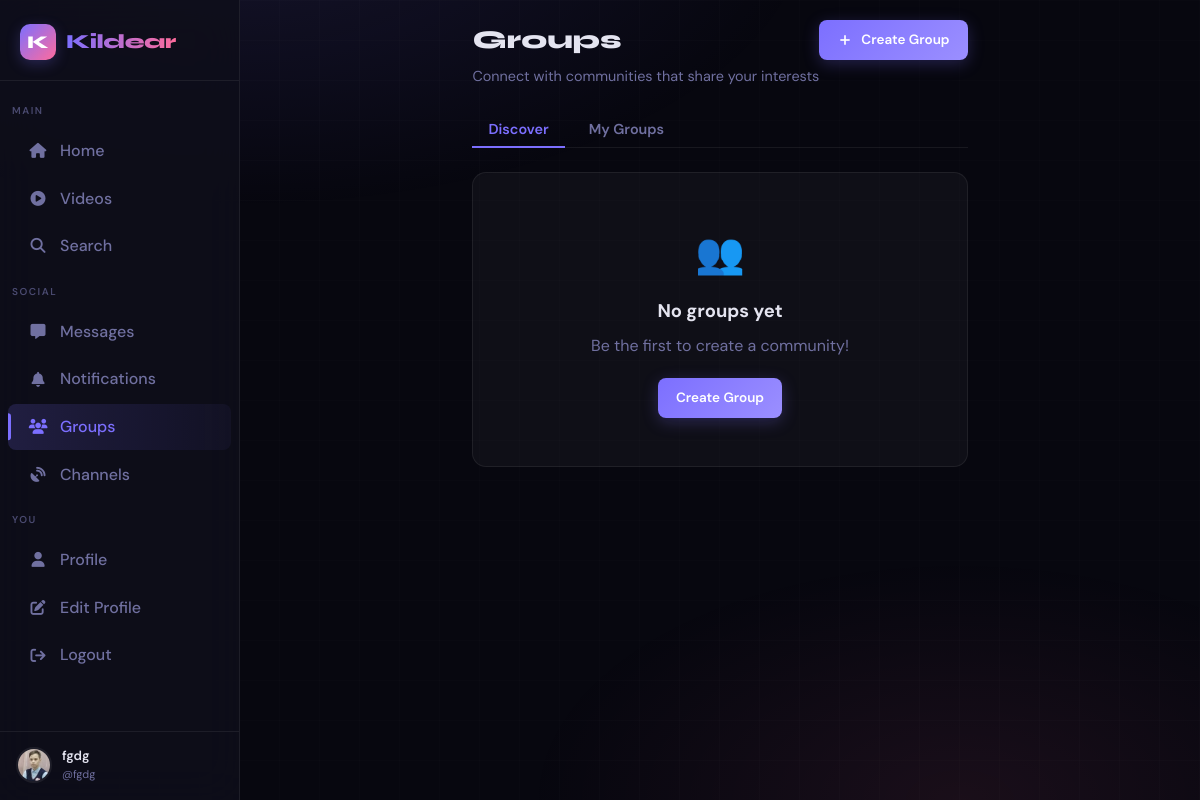
The page /groups (signed in) on the database its author committed.
### app.py (models this page shows, shortened)
class User(UserMixin, db.Model):
    id              = db.Column(db.Integer, primary_key=True)
    username        = db.Column(db.String(40), unique=True, nullable=False)
    email           = db.Column(db.String(120), unique=True, nullable=False)
    password_hash   = db.Column(db.String(256), nullable=False)
    display_name    = db.Column(db.String(60), default="")
    bio             = db.Column(db.String(500), default="")
    avatar          = db.Column(db.String(300), default="/static/default_avatar.png")
    cover_photo     = db.Column(db.String(300), default="")
    website         = db.Column(db.String(200), default="")
    location        = db.Column(db.String(100), default="")
    accent_color    = db.Column(db.String(7), default="#6c63ff")
    is_private      = db.Column(db.Boolean, default=False)
    is_verified     = db.Column(db.Boolean, default=False)
    is_banned       = db.Column(db.Boolean, default=False)
    is_admin        = db.Column(db.Boolean, default=False)
    is_online       = db.Column(db.Boolean, default=False)
    last_seen       = db.Column(db.DateTime, default=datetime.utcnow)
    created_at      = db.Column(db.DateTime, default=datetime.utcnow)
    two_factor_enabled = db.Column(db.Boolean, default=False)
    two_factor_secret  = db.Column(db.String(32), nullable=True)
    failed_logins   = db.Column(db.Integer, default=0)
    locked_until    = db.Column(db.DateTime, nullable=True)
    posts          = db.relationship("Post", backref="author", lazy="dynamic",
                                     foreign_keys="Post.user_id")
    sent_msgs      = db.relationship("Message", backref="sender", lazy="dynamic",
                                     foreign_keys="Message.sender_id")
    recv_msgs      = db.relationship("Message", backref="receiver", lazy="dynamic",
                                     foreign_keys="Message.receiver_id")
    notifications  = db.relationship("Notification", backref="recipient", lazy="dynamic",
                                     foreign_keys="Notification.user_id")
    comments       = db.relationship("Comment", backref="author", lazy="dynamic")
    owned_groups   = db.relationship("Group", backref="owner", lazy="dynamic")
    owned_channels = db.relationship("Channel", backref="owner", lazy="dynamic")
    login_history  = db.relationship("LoginHistory", backref="user", lazy="dynamic")
    blocked_users = db.relationship(
        "User", secondary=blocks,
        primaryjoin=blocks.c.blocker_id == id,
        secondaryjoin=blocks.c.blocked_id == id,
        backref=db.backref("blocked_by", lazy="dynamic"),
        lazy="dynamic",
    )
    following = db.relationship(
        "User", secondary=follows,
        primaryjoin=follows.c.follower_id == id,
        secondaryjoin=follows.c.followed_id == id,
        backref=db.backref("followers", lazy="dynamic"),
        lazy="dynamic",
    )

### app.py (the view)
@app.route("/groups")
@login_required
def groups():
    return render_template("groups.html",
                           my_groups=current_user.groups,
                           explore=Group.query.filter(
                               ~Group.members.any(User.id == current_user.id))
                           .order_by(Group.created_at.desc()).limit(20).all())

### app.py (called while the page is built, shortened)
def _get_client_ip() -> str:
    forwarded = request.headers.get('X-Forwarded-For', '')
    real_ip = request.headers.get('X-Real-IP', '')
    if real_ip:
        try:
            ip_address(real_ip)
            return real_ip
        except (ValueError, AddressValueError):
            pass
    return request.remote_addr or '0.0.0.0'

@app.before_request
def before_request_hook():
    ip = _get_client_ip()
    g.client_ip = ip
    security.track_concurrent(ip, +1)
    allowed, status = security.process_request(request)

@login_mgr.user_loader
def load_user(user_id):
    return db.session.get(User, int(user_id))

    def _is_trusted(self, ip_str: str) -> bool:
        try:
            addr = ip_address(ip_str)
            return any(addr in net for net in self.TRUSTED_NETWORKS)
        except (ValueError, AddressValueError):
            return False

    def track_concurrent(self, ip: str, delta: int):
        self._concurrent[ip] += delta
        if self._concurrent[ip] > 50:
            self._temp_ban(ip, f"connection flood ({self._concurrent[ip]} concurrent)")

    def process_request(self, req) -> tuple[bool, int]:
        ip = _get_client_ip()
        if self._is_trusted(ip):
            return True, 200

    @property
    def member_count(self): return self.members.count()

### templates/groups.html (shortened to what this page needs)
{% extends "base.html" %}
{% block content %}
<div class="groups-page">
  <div class="page-header-row">
    <div>
      <h1 class="page-title">Groups</h1>
      <p class="page-subtitle">Connect with communities that share your interests</p>
    </div>
    <a href="{{ url_for('create_group') }}" class="btn btn-primary">
      <svg width="16" height="16" viewBox="0 0 24 24" fill="none" stroke="currentColor" stroke-width="2.5">
        <line x1="12" y1="5" x2="12" y2="19"/><line x1="5" y1="12" x2="19" y2="12"/>
      </svg>
      Create Group
    </a>
  </div>
  <div class="tab-bar">
    <button class="tab-btn {% if tab=='discover' %}active{% endif %}" onclick="switchTab('discover')">Discover</button>
    <button class="tab-btn {% if tab=='my' %}active{% endif %}" onclick="switchTab('my')">My Groups</button>
  </div>
  <div class="tab-panel" id="tab-discover" {% if tab!='discover' %}style="display:none"{% endif %}>
    {% if groups %}
    <div class="groups-grid">
      {% for group in groups %}
      <div class="group-card card">
        <div class="group-cover" style="{% if group.cover %}background-image:url('{{ group.cover }}'){% else %}background:linear-gradient(135deg,hsl({{ loop.index*47 % 360 }},60%,40%),hsl({{ (loop.index*47+60) % 360 }},60%,30%)){% endif %}">
          <div class="group-avatar-on-cover">
            {% if group.avatar %}
              <img src="{{ group.avatar }}"
                   class="avatar avatar-md" alt="{{ group.name }}">
            {% else %}
              <div class="avatar avatar-md avatar-placeholder" style="font-size:1.1rem">{{ group.name[0].upper() }}</div>
            {% endif %}
          </div>
        </div>
        <div class="group-card-body">
          <h3 class="group-name">
            <a href="{{ url_for('group_detail', slug=group.slug) }}">{{ group.name }}</a>
          </h3>
          {% if group.description %}
          <p class="group-desc">{{ group.description[:100] }}{% if group.description|length > 100 %}…{% endif %}</p>
          {% endif %}
          <div class="group-meta">
            <span class="group-meta-item">
              <svg width="13" height="13" viewBox="0 0 24 24" fill="none" stroke="currentColor" stroke-width="2">
                <path d="M17 21v-2a4 4 0 0 0-4-4H5a4 4 0 0 0-4 4v2"/><circle cx="9" cy="7" r="4"/>
                <path d="M23 21v-2a4 4 0 0 0-3-3.87"/><path d="M16 3.13a4 4 0 0 1 0 7.75"/>
              </svg>
              {{ group.member_count }} members
            </span>
            <span class="group-badge {% if group.is_private %}private{% else %}public{% endif %}">
              {% if group.is_private %}🔒 Private{% else %}🌍 Public{% endif %}
            </span>
          </div>
          <div class="group-card-actions">
            <a href="{{ url_for('group_detail', slug=group.slug) }}" class="btn btn-ghost btn-sm">View</a>
            {% if current_user not in group.members %}
              <form action="{{ url_for('join_group', slug=group.slug) }}" method="POST" style="display:inline">
                <input type="hidden" name="csrf_token" value="{{ csrf_token() }}">
                <button type="submit" class="btn btn-primary btn-sm">Join</button>
              </form>
            {% else %}
              <span class="member-badge">✓ Member</span>
            {% endif %}
          </div>
        </div>
      </div>
      {% endfor %}
    </div>
    {% else %}
      <div class="empty-state card">
        <div class="empty-icon">👥</div>
        <h3>No groups yet</h3>
        <p>Be the first to create a community!</p>
        <a href="{{ url_for('create_group') }}" class="btn btn-primary">Create Group</a>
      </div>
    {% endif %}
  </div>
</div>
{% endblock %}

### templates/base.html (shortened to what this page needs)
<!DOCTYPE html>
<html lang="en" data-theme="dark">
<head>
  <link rel="stylesheet" href="https://cdnjs.cloudflare.com/ajax/libs/font-awesome/6.5.0/css/all.min.css"/>
</head>
<body>
<nav class="sidebar" id="sidebar">
  <a href="{{ url_for('index') }}" class="sidebar-logo">
    <div class="logo-mark">K</div>
    <span class="logo-text">Kildear</span>
  </a>
  <span class="nav-section">Main</span>
  <a href="{{ url_for('index') }}"
     class="nav-item {% if request.endpoint == 'index' %}active{% endif %}">
    <i class="fa-solid fa-house"></i> Home
  </a>
  <a href="{{ url_for('video_feed') }}"
     class="nav-item {% if request.endpoint == 'video_feed' %}active{% endif %}">
    <i class="fa-solid fa-play-circle"></i> Videos
  </a>
  <a href="{{ url_for('search') }}"
     class="nav-item {% if request.endpoint == 'search' %}active{% endif %}">
    <i class="fa-solid fa-magnifying-glass"></i> Search
  </a>
  <span class="nav-section">Social</span>
  <a href="{{ url_for('chat_list') }}"
     class="nav-item {% if 'chat' in request.endpoint %}active{% endif %}">
    <i class="fa-solid fa-message"></i> Messages
  </a>
  <a href="{{ url_for('notifications') }}"
     class="nav-item {% if request.endpoint == 'notifications' %}active{% endif %}">
    <i class="fa-solid fa-bell"></i> Notifications
  </a>
  <a href="{{ url_for('groups') }}"
     class="nav-item {% if 'group' in request.endpoint %}active{% endif %}">
    <i class="fa-solid fa-users"></i> Groups
  </a>
  <a href="{{ url_for('channels') }}"
     class="nav-item {% if 'channel' in request.endpoint %}active{% endif %}">
    <i class="fa-solid fa-satellite-dish"></i> Channels
  </a>
  {% if current_user.is_authenticated %}
  <span class="nav-section">You</span>
  <a href="{{ url_for('profile', username=current_user.username) }}"
     class="nav-item {% if request.endpoint == 'profile' and request.view_args.get('username') == current_user.username %}active{% endif %}">
    <i class="fa-solid fa-user"></i> Profile
  </a>
  <a href="{{ url_for('edit_profile') }}"
     class="nav-item {% if request.endpoint == 'edit_profile' %}active{% endif %}">
    <i class="fa-solid fa-pen-to-square"></i> Edit Profile
  </a>
  <a href="{{ url_for('logout') }}" class="nav-item">
    <i class="fa-solid fa-arrow-right-from-bracket"></i> Logout
  </a>
  <div class="sidebar-user">
    <img src="{{ current_user.avatar }}" alt="" class="avatar"/>
    <div class="sidebar-user-info">
      <div class="name truncate">{{ current_user.display_name or current_user.username }}</div>
      <div class="handle">@{{ current_user.username }}</div>
    </div>
  </div>
  {% endif %}
</nav>
<div class="app-shell">
  <div class="main-content">
    {% block content %}{% endblock %}
  </div>
</div>
</body>
</html>

### templates/groups.html (style rules this page uses)
.groups-page { max-width:960px;margin:0 auto;padding:20px }
.page-header-row { display:flex;justify-content:space-between;align-items:flex-start;margin-bottom:1.5rem }
.page-title { font-size:1.6rem;font-weight:800 }
.page-subtitle { color:var(--text-muted);font-size:.9rem;margin-top:.25rem }
.tab-bar { display:flex;gap:.5rem;margin-bottom:1.5rem;border-bottom:1px solid rgba(255,255,255,.07);padding-bottom:0 }
.tab-btn { background:none;border:none;color:var(--text-muted);font-size:.9rem;font-weight:600;padding:.5rem 1rem;cursor:pointer;border-bottom:2px solid transparent;margin-bottom:-1px;transition:.2s }
.tab-btn.active { color:var(--primary);border-bottom-color:var(--primary) }
.empty-state { text-align:center;padding:3rem 2rem;margin-top:1rem }
.empty-icon { font-size:2.5rem;margin-bottom:.75rem }
.empty-state h3 { font-size:1.15rem;margin-bottom:.4rem }
.empty-state p { color:var(--text-muted);margin-bottom:1.25rem }

### rows shown on the page
User: avatar (picture), display_name "fgdg", username "fgdg"
